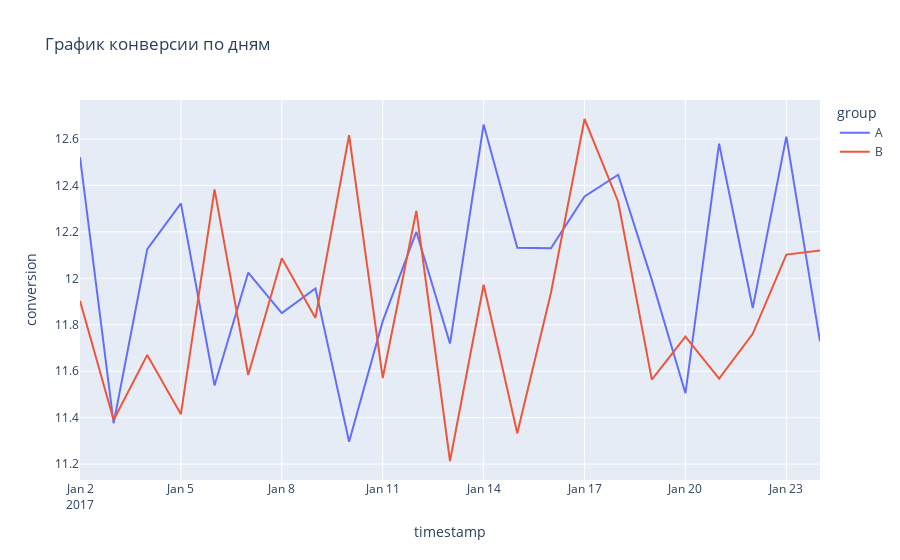

The notebook cell this image was saved under:
### Markdown cell above
Медиана и среднее почти одинаковы, а значит, выбросов в данных нет, а разница в 0.3%, что очень несущественно.

### Code cell
line = px.line(
    daily_data,
    x='timestamp',
    y='conversion',
    color='group',
    title='График конверсии по дням'
)
line.show()

### Figure 1 — Plotly figure (JSON) as saved in the notebook; plotly's stock layout.template omitted (floating-point values rounded to 4 significant figures)
{"data": [{"hovertemplate": "group=A<br>timestamp=%{x}<br>conversion=%{y}<extra></extra>", "legendgroup": "A", "line": {"color": "#636efa", "dash": "solid"}, "marker": {"symbol": "circle"}, "mode": "lines", "name": "A", "orientation": "v", "showlegend": true, "type": "scatter", "x": ["2017-01-02T00:00:00", "2017-01-03T00:00:00", "2017-01-04T00:00:00", "2017-01-05T00:00:00", "2017-01-06T00:00:00", "2017-01-07T00:00:00", "2017-01-08T00:00:00", "2017-01-09T00:00:00", "2017-01-10T00:00:00", "2017-01-11T00:00:00", "2017-01-12T00:00:00", "2017-01-13T00:00:00", "2017-01-14T00:00:00", "2017-01-15T00:00:00", "2017-01-16T00:00:00", "2017-01-17T00:00:00", "2017-01-18T00:00:00", "2017-01-19T00:00:00", "2017-01-20T00:00:00", "2017-01-21T00:00:00", "2017-01-22T00:00:00", "2017-01-23T00:00:00", "2017-01-24T00:00:00"], "xaxis": "x", "y": [12.52, 11.38, 12.13, 12.32, 11.54, 12.02, 11.85, 11.96, 11.3, 11.82, 12.2, 11.72, 12.66, 12.13, 12.13, 12.35, 12.45, 11.99, 11.51, 12.58, 11.87, 12.61, 11.73], "yaxis": "y"}, {"hovertemplate": "group=B<br>timestamp=%{x}<br>conversion=%{y}<extra></extra>", "legendgroup": "B", "line": {"color": "#EF553B", "dash": "solid"}, "marker": {"symbol": "circle"}, "mode": "lines", "name": "B", "orientation": "v", "showlegend": true, "type": "scatter", "x": ["2017-01-02T00:00:00", "2017-01-03T00:00:00", "2017-01-04T00:00:00", "2017-01-05T00:00:00", "2017-01-06T00:00:00", "2017-01-07T00:00:00", "2017-01-08T00:00:00", "2017-01-09T00:00:00", "2017-01-10T00:00:00", "2017-01-11T00:00:00", "2017-01-12T00:00:00", "2017-01-13T00:00:00", "2017-01-14T00:00:00", "2017-01-15T00:00:00", "2017-01-16T00:00:00", "2017-01-17T00:00:00", "2017-01-18T00:00:00", "2017-01-19T00:00:00", "2017-01-20T00:00:00", "2017-01-21T00:00:00", "2017-01-22T00:00:00", "2017-01-23T00:00:00", "2017-01-24T00:00:00"], "xaxis": "x", "y": [11.9, 11.39, 11.67, 11.41, 12.38, 11.58, 12.09, 11.83, 12.62, 11.57, 12.29, 11.21, 11.97, 11.33, 11.94, 12.69, 12.33, 11.56, 11.75, 11.57, 11.76, 12.1, 12.12], "yaxis": "y"}], "layout": {"legend": {"title": {"text": "group"}, "tracegroupgap": 0}, "title": {"text": "График конверсии по дням"}, "xaxis": {"anchor": "y", "domain": [0, 1], "title": {"text": "timestamp"}}, "yaxis": {"anchor": "x", "domain": [0, 1], "title": {"text": "conversion"}}}}
